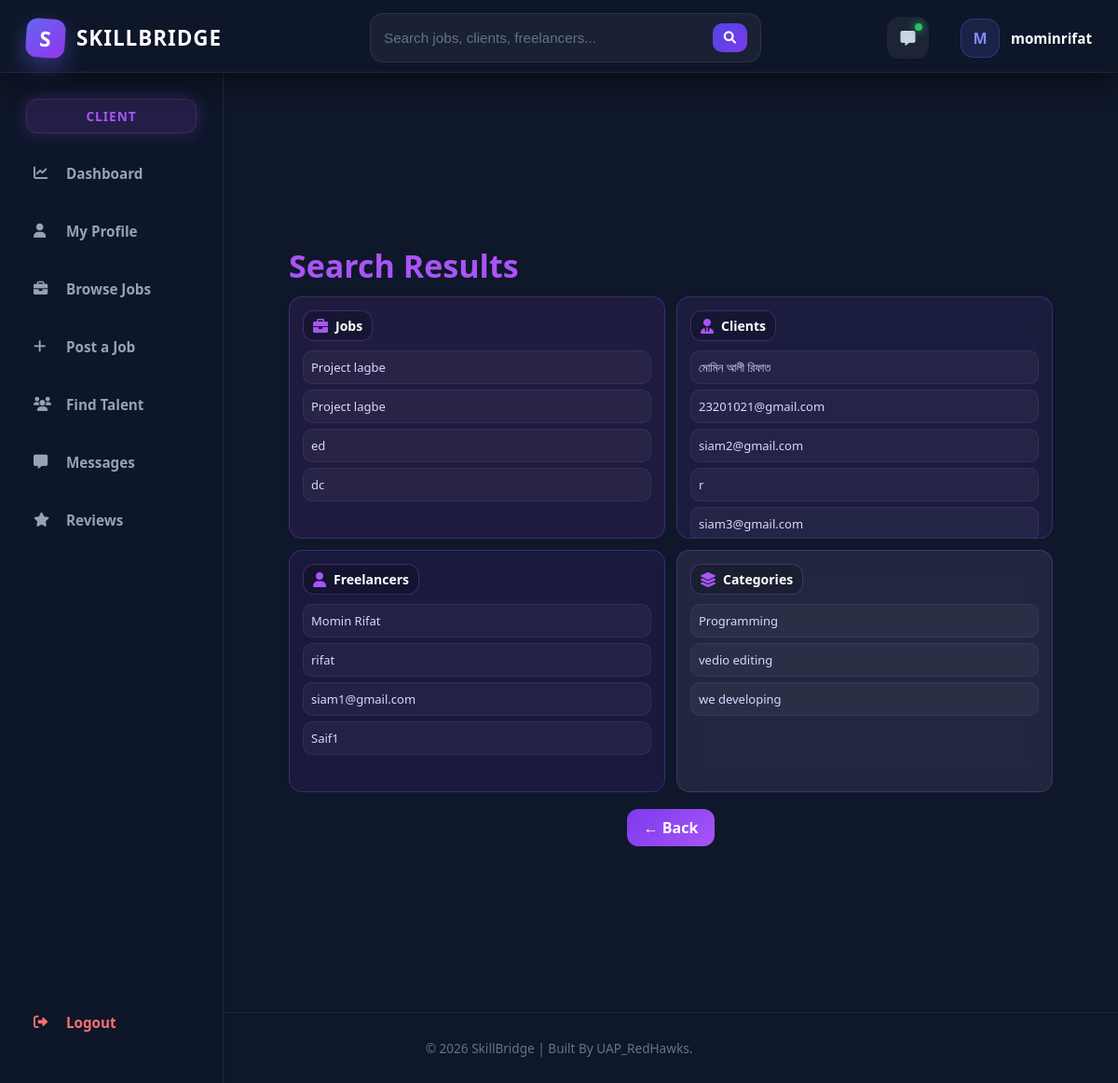
Before: /users/search/ (signed in) with the older database file.
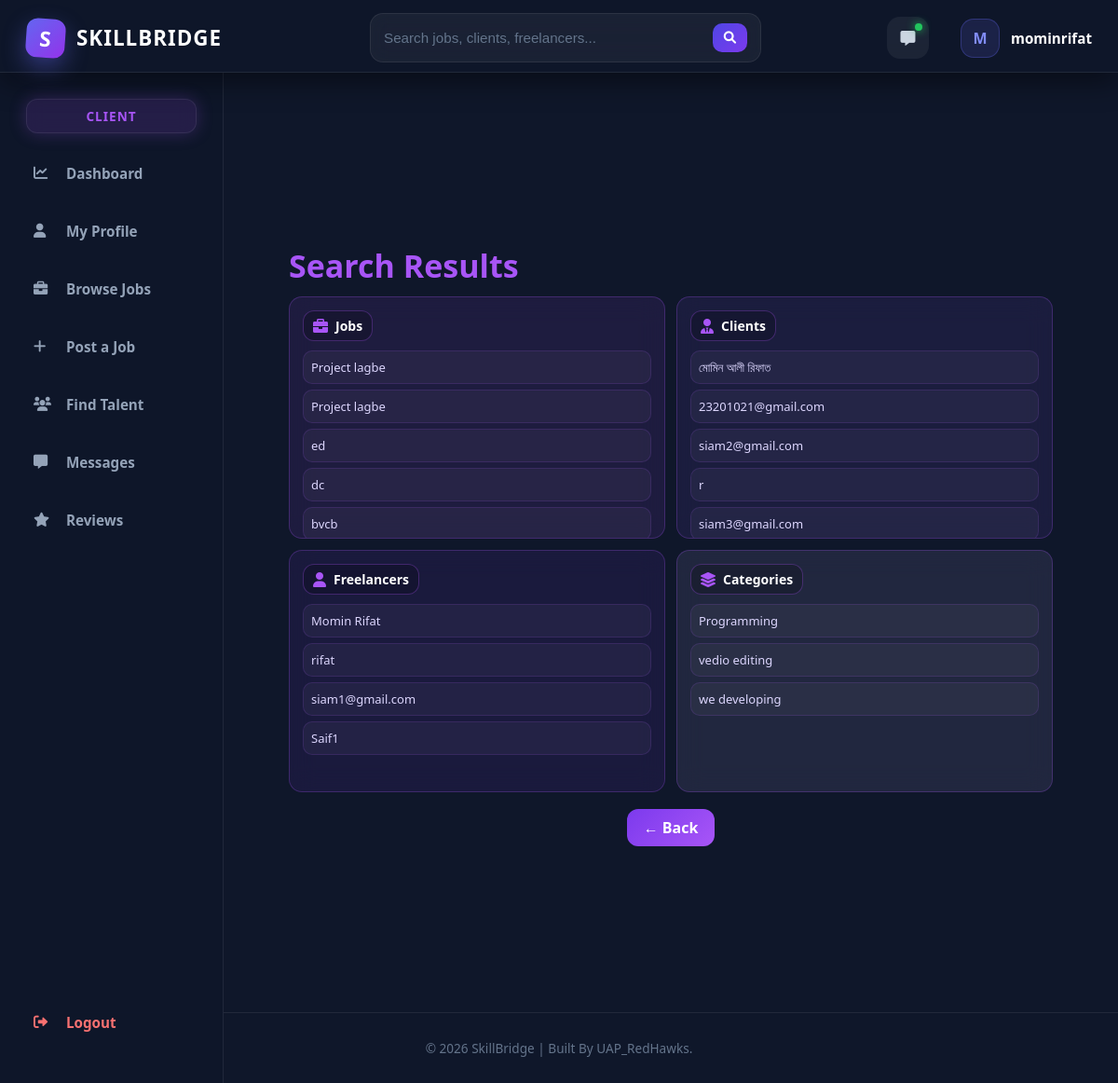
After: the same page with the newer database file.
### jobs/models.py (models this page shows, shortened)
class Job(models.Model):
    EXPERIENCE_LEVEL_CHOICES = (
        ('entry', 'Entry Level'),
        ('intermediate', 'Intermediate'),
        ('expert', 'Expert'),
    )
    JOB_TYPE_CHOICES = (
        ('full_time', 'Full Time'),
        ('part_time', 'Part Time'),
        ('remote', 'Remote'),
        ('contract', 'Contract'),
    )
    client = models.ForeignKey(
        User,
        on_delete=models.CASCADE,
        related_name='posted_jobs'
    )
    title = models.CharField(max_length=255)
    description = models.TextField()
    category = models.ForeignKey(
        JobCategory,
        on_delete=models.SET_NULL,
        null=True,
        blank=True
    )
    skills_required = models.ManyToManyField(Skill, blank=True)
    experience_level = models.CharField(
        max_length=20,
        choices=EXPERIENCE_LEVEL_CHOICES,
        default='entry'
    )
    job_type = models.CharField(
        max_length=20,
        choices=JOB_TYPE_CHOICES,
        default='remote'
    )
    budget_min = models.DecimalField(
        max_digits=10,
        decimal_places=2,
        null=True,
        blank=True
    )
    budget_max = models.DecimalField(
        max_digits=10,
        decimal_places=2,
        null=True,
        blank=True
    )
    deadline = models.DateField(null=True, blank=True)
    is_active = models.BooleanField(default=True)
    created_at = models.DateTimeField(auto_now_add=True)

class JobCategory(models.Model):
    name = models.CharField(max_length=100)

### users/models.py (models this page shows, shortened)
class ClientProfile(models.Model):
    user = models.OneToOneField(User, on_delete=models.CASCADE)
    name = models.CharField(max_length=200)
    email = models.EmailField(unique=True)
    phone = models.CharField(max_length=20)
    address = models.TextField()
    companyname = models.CharField(max_length=200, blank=True)
    companydescription = models.TextField(blank=True)
    website = models.URLField(blank=True)
    profileimage = models.ImageField(upload_to='profiles/', blank=True, null=True)
    nidnumber = models.CharField(max_length=50)
    createdat = models.DateTimeField(auto_now_add=True)

class FreelancerProfile(models.Model):
    user = models.OneToOneField(User, on_delete=models.CASCADE)
    name = models.CharField(max_length=200)
    email = models.EmailField(unique=True)
    phone = models.CharField(max_length=20)
    address = models.TextField()
    universityname = models.CharField(max_length=200, blank=True)
    degree = models.CharField(max_length=200, blank=True)
    skills = models.TextField()
    experience = models.TextField(blank=True)
    bio = models.TextField(blank=True)
    portfolio_link = models.URLField(blank=True)
    githublink = models.URLField(blank=True)
    linkedinlink = models.URLField(blank=True)
    profileimage = models.ImageField(upload_to='profiles/', blank=True, null=True)
    resume = models.FileField(upload_to='resumes/', blank=True, null=True)
    nidnumber = models.CharField(max_length=50)
    createdat = models.DateTimeField(auto_now_add=True)

### users/views.py (the view)
# urls.py: path('search/', views.search, name='search')
@login_required
def search(request):
    query = request.GET.get('q', '')
    jobs = Job.objects.filter(title__icontains=query)
    categories = JobCategory.objects.filter(name__icontains=query)
    clients = ClientProfile.objects.filter(
        Q(name__icontains=query) | Q(companyname__icontains=query)
    )
    freelancers = FreelancerProfile.objects.filter(
        Q(name__icontains=query) | Q(skills__icontains=query)
    )
    return render(request, 'users/search.html', {
        'query': query,
        'jobs': jobs,
        'categories': categories,
        'clients': clients,
        'freelancers': freelancers,
    })

### templates/users/search.html (shortened to what this page needs)
{% extends 'core/base.html' %}
{% load static %}
{% block extra_css %}
  <link rel="stylesheet" href="{% static 'css/user/search.css' %}" />
{% endblock %}
{% block content %}
  <div class="search-page">
    <div class="search-header">
      <h1>Search Results</h1>
    </div>
    <div class="grid">
      <div class="card jobs">
        <div class="title-box">
          <i class="fas fa-briefcase"></i>
          <span>Jobs</span>
        </div>
        {% for j in jobs %}
          <div class="item">{{ j.title }}</div>
        {% empty %}
          <p>No jobs found</p>
        {% endfor %}
      </div>
      <div class="card clients">
        <div class="title-box">
          <i class="fas fa-user-tie"></i>
          <span>Clients</span>
        </div>
        {% for c in clients %}
          <div class="item">{{ c.name }}</div>
        {% empty %}
          <p>No clients found</p>
        {% endfor %}
      </div>
      <div class="card freelancers">
        <div class="title-box">
          <i class="fas fa-user"></i>
          <span>Freelancers</span>
        </div>
        {% for f in freelancers %}
          <div class="item">{{ f.name }}</div>
        {% empty %}
          <p>No freelancers found</p>
        {% endfor %}
      </div>
      <div class="card categories">
        <div class="title-box">
          <i class="fas fa-layer-group"></i>
          <span>Categories</span>
        </div>
        {% for cat in categories %}
          <div class="item">{{ cat.name }}</div>
        {% empty %}
          <p>No categories found</p>
        {% endfor %}
      </div>
    </div>
    <div class="back-wrapper">
      <a href="javascript:history.back()" class="back-btn">← Back</a>
    </div>
  </div>
{% endblock %}

Changed rows visible on the page:
added Job: title "bvcb"
